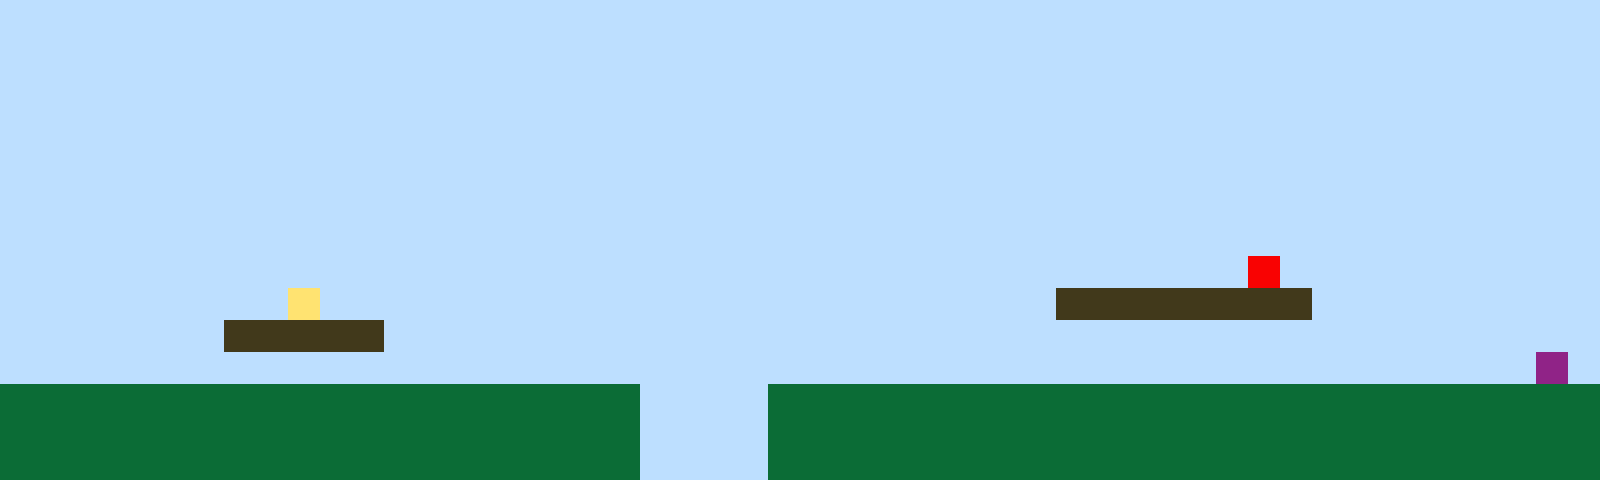

A 2D game scene composited from a Tiled map and its tileset images. What follows is a short description and the map's XML, with every tile layer's data as written:
An orthogonal 50x15 tile map with 32x32 px tiles, 1 tile layer (Tile Layer 1).

<map version="1.10" tiledversion="1.11.2" orientation="orthogonal" renderorder="right-up" width="50" height="15" tilewidth="32" tileheight="32" infinite="0" nextlayerid="2" nextobjectid="1"><editorsettings><export target="map1.csv" format="csv" /></editorsettings><tileset firstgid="1" name="sprites" tilewidth="32" tileheight="32" tilecount="6" columns="3"><image source="sprites.png" width="96" height="64" /></tileset><layer id="1" name="Tile Layer 1" width="50" height="15"><data encoding="csv">1,1,1,1,1,1,1,1,1,1,1,1,1,1,1,1,1,1,1,1,1,1,1,1,1,1,1,1,1,1,1,1,1,1,1,1,1,1,1,1,1,1,1,1,1,1,1,1,1,1,1,1,1,1,1,1,1,1,1,1,1,1,1,1,1,1,1,1,1,1,1,1,1,1,1,1,1,1,1,1,1,1,1,1,1,1,1,1,1,1,1,1,1,1,1,1,1,1,1,1,1,1,1,1,1,1,1,1,1,1,1,1,1,1,1,1,1,1,1,1,1,1,1,1,1,1,1,1,1,1,1,1,1,1,1,1,1,1,1,1,1,1,1,1,1,1,1,1,1,1,1,1,1,1,1,1,1,1,1,1,1,1,1,1,1,1,1,1,1,1,1,1,1,1,1,1,1,1,1,1,1,1,1,1,1,1,1,1,1,1,1,1,1,1,1,1,1,1,1,1,1,1,1,1,1,1,1,1,1,1,1,1,1,1,1,1,1,1,1,1,1,1,1,1,1,1,1,1,1,1,1,1,1,1,1,1,1,1,1,1,1,1,1,1,1,1,1,1,1,1,1,1,1,1,1,1,1,1,1,1,1,1,1,1,1,1,1,1,1,1,1,1,1,1,1,1,1,1,1,1,1,1,1,1,1,1,1,1,1,1,1,1,1,1,1,1,1,1,1,1,1,1,1,1,1,1,1,1,1,1,1,1,1,1,1,1,1,1,1,1,1,1,1,1,1,1,1,1,1,1,1,1,1,1,1,1,1,1,1,1,1,1,1,1,1,1,1,1,1,1,1,1,1,1,1,1,1,1,1,1,1,1,1,1,1,1,1,1,1,1,1,1,1,1,1,1,1,1,1,1,1,1,1,1,1,1,1,1,1,1,1,1,1,1,1,1,1,1,1,1,1,1,1,1,1,1,1,1,1,1,1,1,1,1,1,1,1,1,1,1,1,1,1,1,1,1,1,1,1,1,1,1,1,1,1,1,1,1,1,5,1,1,1,1,1,1,1,1,1,1,1,1,1,1,1,1,1,1,1,4,1,1,1,1,1,1,1,1,1,1,1,1,1,1,1,1,1,1,1,1,1,1,1,3,3,3,3,3,3,3,3,1,1,1,1,1,1,1,1,1,1,1,1,1,1,1,1,3,3,3,3,3,1,1,1,1,1,1,1,1,1,1,1,1,1,1,1,1,1,1,1,1,1,1,1,1,1,1,1,1,1,1,1,1,1,1,1,1,1,1,1,1,1,1,1,1,1,1,1,1,1,1,1,1,1,1,1,1,1,1,1,1,1,1,1,1,1,1,1,1,1,1,1,1,1,1,1,1,1,1,1,1,1,1,1,1,1,1,6,1,2,2,2,2,2,2,2,2,2,2,2,2,2,2,2,2,2,2,2,2,1,1,1,1,2,2,2,2,2,2,2,2,2,2,2,2,2,2,2,2,2,2,2,2,2,2,2,2,2,2,2,2,2,2,2,2,2,2,2,2,2,2,2,2,2,2,2,2,2,2,1,1,1,1,2,2,2,2,2,2,2,2,2,2,2,2,2,2,2,2,2,2,2,2,2,2,2,2,2,2,2,2,2,2,2,2,2,2,2,2,2,2,2,2,2,2,2,2,2,2,1,1,1,1,2,2,2,2,2,2,2,2,2,2,2,2,2,2,2,2,2,2,2,2,2,2,2,2,2,2</data></layer></map>
